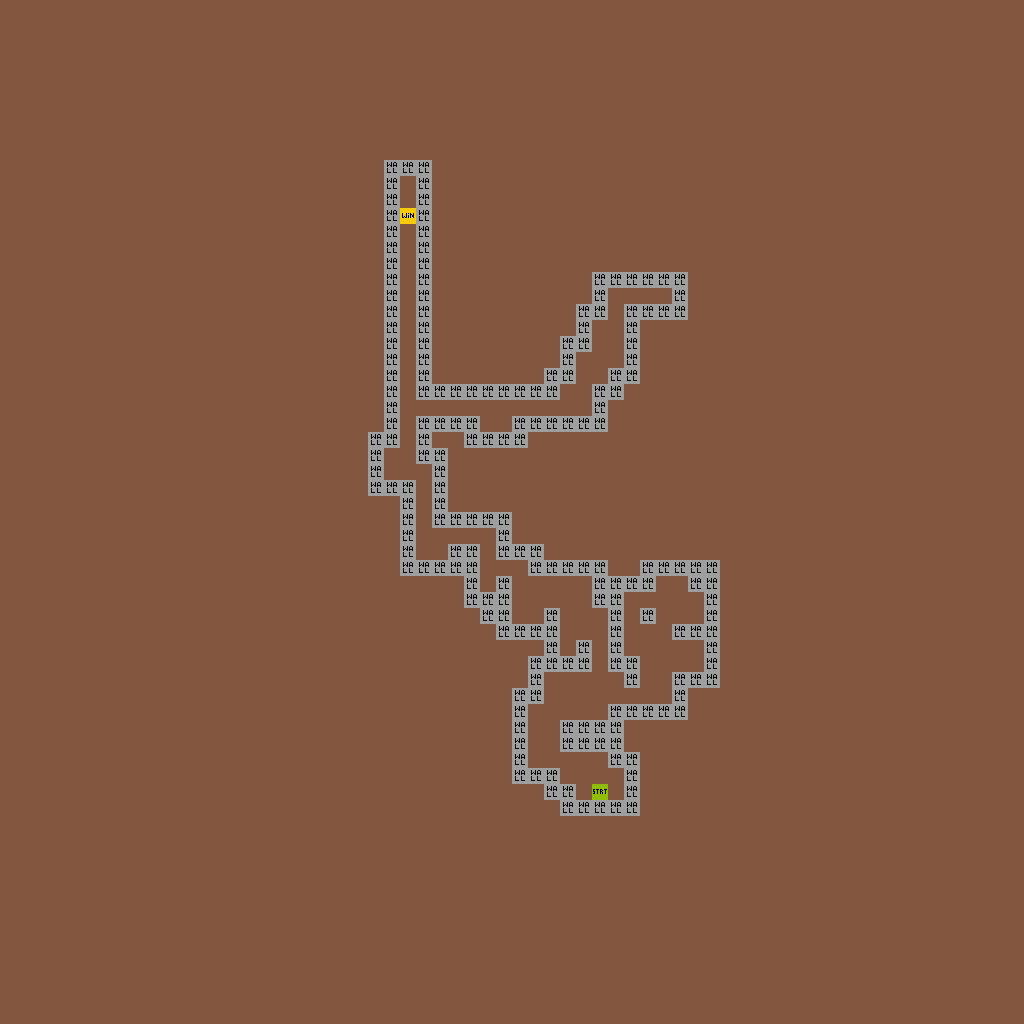

Rendered tile map (Tiled .tmx) drawn with the repository's tilesets; below, a short description and the map source with its tile grids summarised:
An orthogonal 64x64 tile map with 16x16 px tiles, 4 tile layers (Art_Background, Art_Gameplay, SlimeCover, Gameplay), 2 tilesets and 1 object (spawn).

<map version="1.2" tiledversion="1.2.3" orientation="orthogonal" renderorder="right-down" width="64" height="64" tilewidth="16" tileheight="16" infinite="0" backgroundcolor="#83573f" nextlayerid="19" nextobjectid="3">
 <tileset firstgid="1" source="tileset/GameplayTileset.tsx" />
 <tileset firstgid="33" source="tileset/GameplayImages.tsx" />
 <layer id="14" name="Art_Background" width="64" height="64">
  <data>[4096 cells, 0 non-empty, 0 distinct tile ids]</data>
 </layer>
 <layer id="15" name="Art_Gameplay" width="64" height="64">
  <data>[4096 cells, 0 non-empty, 0 distinct tile ids]</data>
 </layer>
 <layer id="18" name="SlimeCover" width="64" height="64">
  <data>[4096 cells, 0 non-empty, 0 distinct tile ids]</data>
 </layer>
 <layer id="16" name="Gameplay" width="64" height="64">
  <data>[4096 cells, 206 non-empty, 3 distinct tile ids]</data>
 </layer>
 <objectgroup id="17" name="Properties">
  <object id="1" name="spawn" x="592" y="784" width="16" height="16" />
 </objectgroup>
</map>
